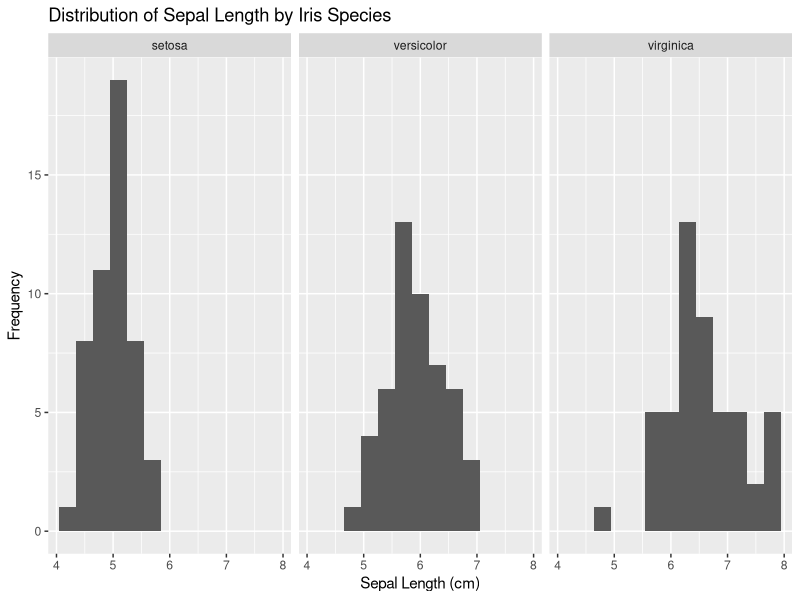
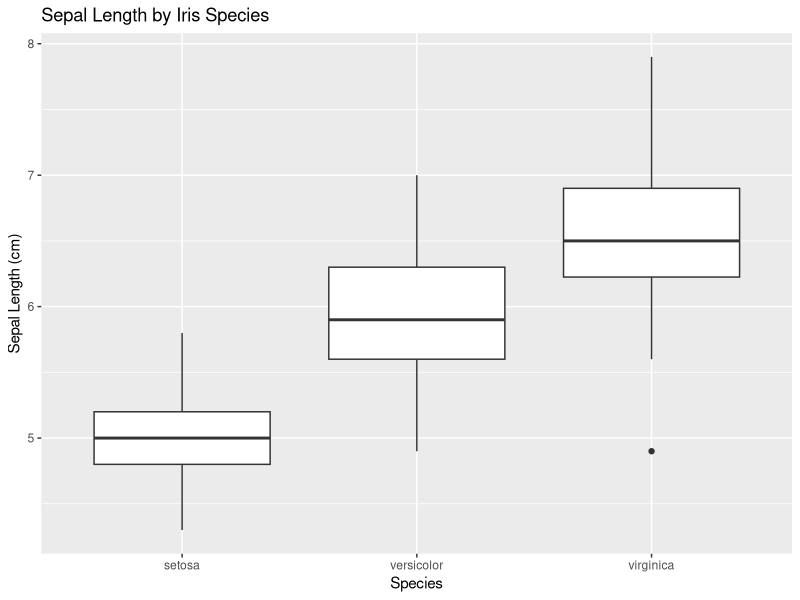
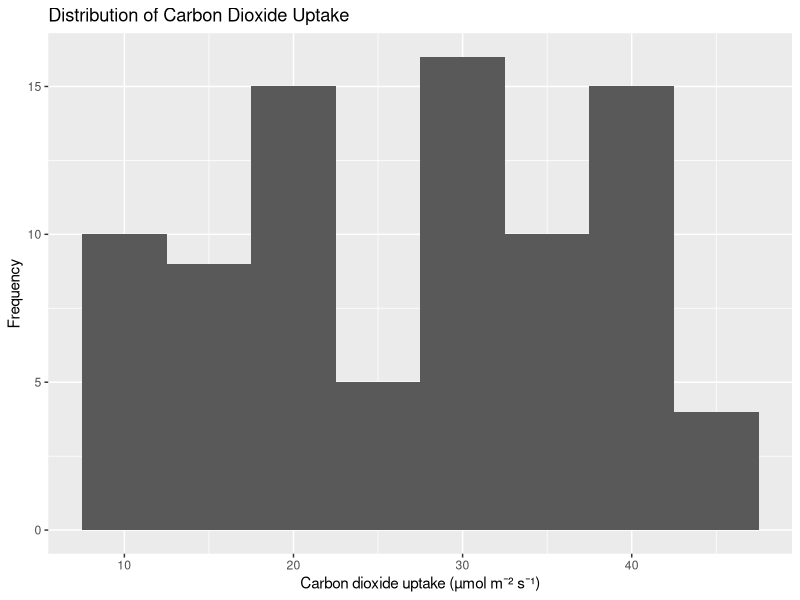
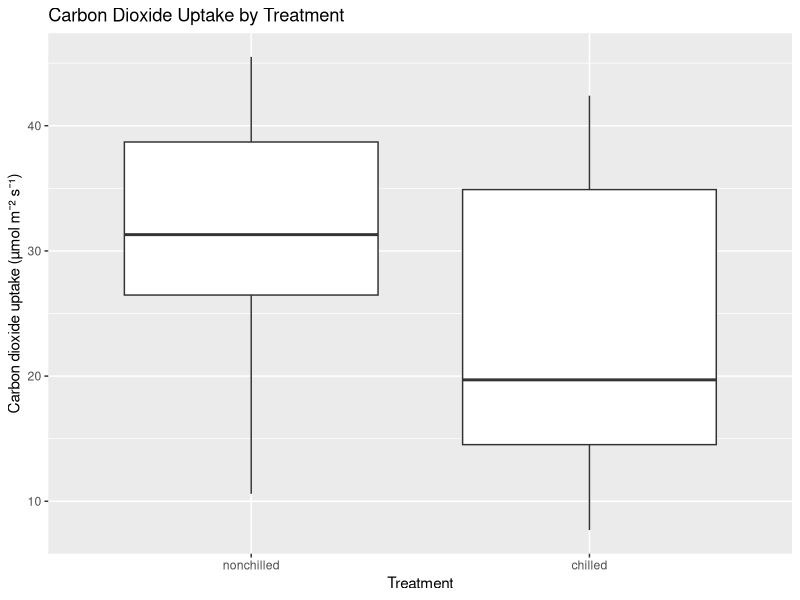

R code for these plots, in order:
## ---- chunk 1

library (dplyr)

iris %>%
  group_by(Species) %>%
  summarise (
    Mean = mean(Sepal.Length)
  )
## ---- chunk 2
iris %>% 
  group_by(Species) %>%
  summarise(
    Median = median(Sepal.Length)
  )
## ---- chunk 3
# create a function to calculate the mode
mode_function <- function(x) {
  frequencies <- table(x)
  names(frequencies)[which.max(frequencies)]
}

# use the function to calculate the mode of sepal length for each species
iris %>%
  group_by(Species) %>%
  summarise(
    Mode = mode_function(Sepal.Length)
  )
## ---- chunk 4
# 5.3.1 Range
iris %>%
  group_by(Species) %>%
  summarise(
    Minimum = min(Sepal.Length),
    Maximum = max(Sepal.Length),
    Range = Maximum - Minimum
  )
## ---- chunk 5
iris %>%
  group_by(Species) %>%
  summarise(
    Variance = var(Sepal.Length)
  )
## ---- chunk 6
iris %>%
  group_by(Species) %>%
  summarise(
    SD = sd(Sepal.Length)
  )
## ---- chunk 7
iris %>%
  group_by(Species) %>%
  summarise(
    Q1 = quantile(Sepal.Length, 0.25),
    Q3 = quantile(Sepal.Length, 0.75),
    IQR = IQR(Sepal.Length)
  )
## ---- chunk 8
# create a frequency table
species_freq <- table(iris$Species)
species_freq

# calculate the relative frequency and percentage
# Relative frequency 
prop.table (species_freq)

# Percentage 
prop.table (species_freq) * 100

# combine counts and percentages in a single table 
iris %>% 
  count (Species, name = "Frequency") %>%
  mutate(
    Percentage = round(Frequency / sum(Frequency)*100,2)
  )
## ---- chunk 9
library(e1071)

# calculate skewness and kurtosis
iris %>%
  group_by(Species) %>%
  summarise(
    Skewness = skewness(Sepal.Length),
    Kurtosis = kurtosis(Sepal.Length)
  )
## ---- chunk 10
library(ggplot2)
ggplot(iris, aes(x = Sepal.Length)) +
  geom_histogram(binwidth = 0.3) +
  facet_wrap(~ Species) +
  labs(
    title = "Distribution of Sepal Length by Iris Species",
    x = "Sepal Length (cm)",
    y = "Frequency"
  )
## ---- chunk 11

ggplot(iris, aes(x = Species, y = Sepal.Length)) +
  geom_boxplot() +
  labs(
    title = "Sepal Length by Iris Species",
    x = "Species",
    y = "Sepal Length (cm)"
  )
## ---- chunk 12
# 1. Load and inspect the dataset 
data(CO2)
head(CO2)
str(CO2)
names(CO2)
## ---- chunk 13
# Mean and Median of Carbon Dioxide uptake for the entire dataset

CO2 %>%
  summarise(
    mean(CO2$uptake),
    median(CO2$uptake)
  )


# Mean and Median of Carbon Dioxide uptake for each treatment
CO2 %>%
  group_by(Treatment) %>%
  summarise(
    Mean = mean(uptake),
    Median = median(uptake)
  )
## ---- chunk 14
# 3. Variability

# Minimum, Maximum, Range, Variance, SD, and IQR of Uptake for Each Treatment
CO2 %>% 
  group_by(Treatment) %>%
  summarise(
    Minimum = min(uptake),
    Maximum = max(uptake),
    Range = Maximum - Minimum,
    Variance = var(uptake),
    SD = sd(uptake),
    Q1 = quantile(uptake, 0.25),
    Q3 = quantile(uptake, 0.75),
    IQR = IQR(uptake)
  )
## ---- chunk 15
# create a frequency table
treatment_freq <- table(CO2$Treatment)
treatment_freq

# calculate the relative frequency and percentage
# Relative frequency 
prop.table (treatment_freq)

# Percentage 
prop.table (treatment_freq) * 100

# combine counts and percentages in a single table 
CO2 %>% 
  count (Treatment, name = "Frequency") %>%
  mutate(
    Percentage = round(Frequency / sum(Frequency)*100,2)
  )
## ---- chunk 16
CO2 %>%
  summarise(
    Skewness = skewness(uptake),
    Kurtosis = kurtosis(uptake)
  )
## ---- chunk 17
ggplot(CO2, aes(x = uptake)) +
  geom_histogram(binwidth = 5) +
  labs(
    title = "Distribution of Carbon Dioxide Uptake",
    x = "Carbon dioxide uptake (µmol m⁻² s⁻¹)",
    y = "Frequency"
  )
## ---- chunk 18
ggplot(CO2, aes(x = Treatment, y = uptake)) +
  geom_boxplot() +
  labs(
    title = "Carbon Dioxide Uptake by Treatment",
    x = "Treatment",
    y = "Carbon dioxide uptake (µmol m⁻² s⁻¹)"
  )
